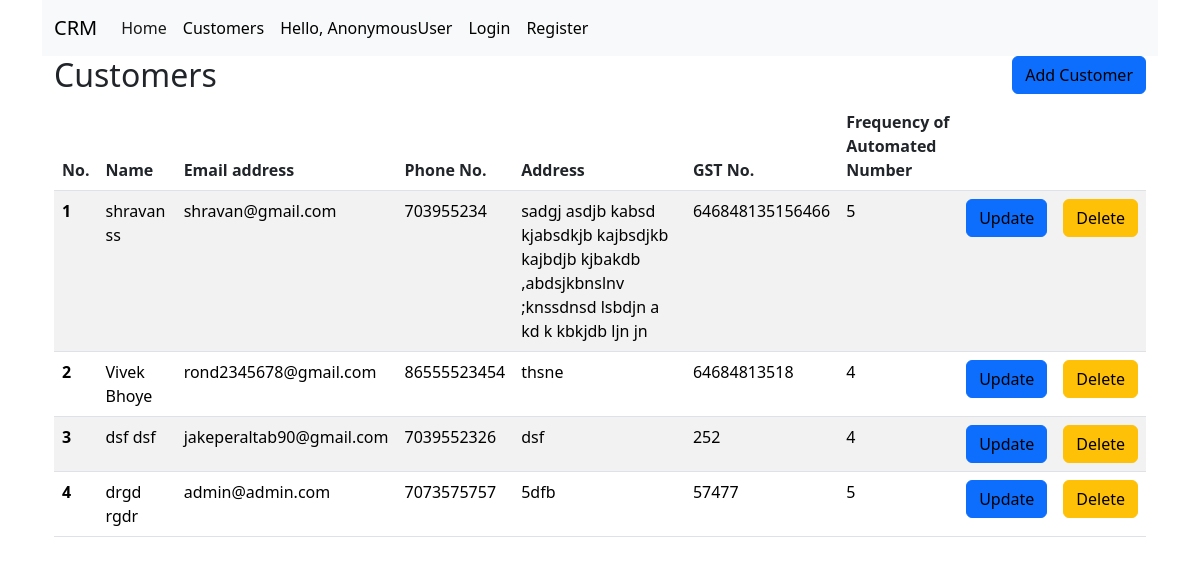
The page / on the database its author committed.
### crm/models.py (models this page shows, shortened)
class Customer(models.Model):
    first_name = models.CharField(max_length=50)
    last_name = models.CharField(max_length=50)
    email = models.EmailField(unique=True)
    phone = models.PositiveBigIntegerField()
    address = models.TextField()
    gst_no = models.CharField(max_length=15)
    frequency_of_automated_reminder = models.IntegerField()
    @property
    def full_name(self):
        return f'{self.first_name} {self.last_name}'

### crm/views.py (the view)
# urls.py: path('',CustomerListView.as_view(),name='home'),
class CustomerListView(ListView):
    model = Customer
    template_name = "crm/customer_info.html"
    context_object_name = "customers"

### crm/templates/crm/customer_info.html (shortened to what this page needs)
{% extends "crm/base.html" %}
{% block content %}
<div class="container">
  <div class="row">
    <div class="col">
      <h2>Customers</h2>
    </div>
    <div class="col">
      <h2><a href="{% url 'customer-create' %}" type="button" class="btn btn-primary" style="float: right ;">Add Customer</a></h2>
    </div>
  </div>
  <table class="table table-striped table-hover">
    <thead>
      <tr>
        <th>No.</th>
        <th>Name</th>
        <th>Email address</th>
        <th>Phone No.</th>
        <th>Address</th>
        <th>GST No.</th>
        <th>Frequency of Automated Number</th>
        <th></th>
        <th></th>
      </tr>
    </thead>
    <tbody>
      {% for customer in customers %}
      <tr>
        <th scope="row"> <a href="{% url 'customer-communication' customer.pk %}">{{ forloop.counter }} </a></th>
        <td> <a href="{% url 'customer-communication' customer.pk %}">{{ customer.full_name }} </a></td>
        <td> <a href="{% url 'customer-communication' customer.pk %}">{{ customer.email }} </a></td>
        <td> <a href="{% url 'customer-communication' customer.pk %}">{{ customer.phone }} </a></td>
        <td> <a href="{% url 'customer-communication' customer.pk %}">{{ customer.address }} </a></td>
        <td> <a href="{% url 'customer-communication' customer.pk %}">{{ customer.gst_no }} </a></td>
        <td> <a href="{% url 'customer-communication' customer.pk %}">{{ customer.frequency_of_automated_reminder }} </a></td>
        <td> <a href="{% url 'customer-update' customer.pk %}" type="button" class="btn btn-primary">Update</a> </td>
        <td> <a href="{% url 'customer-delete' customer.pk %}" type="button" class="btn btn-warning">Delete</a> </td>
      </tr>
      {% endfor %}
    </tbody>
  </table>
</div>
{% endblock content %}

### crm/templates/crm/customer_info.html (style rules this page uses)
a:link { color: black; text-decoration: none; }

### rows shown on the page
Customer: full_name "shravan ss", email "shravan@gmail.com", phone "703955234", address "sadgj asdjb kabsd kjabsdkjb kajbsdjkb kajbdjb kjbakdb ,abdsjkbnslnv ;knssdnsd lsbdjn a kd k kbkjdb ljn jn", gst_no "646848135156466", frequency_of_automated_reminder "5"
Customer: full_name "Vivek Bhoye", email "rond2345678@gmail.com", phone "86555523454", address "thsne", gst_no "64684813518", frequency_of_automated_reminder "4"
Customer: full_name "dsf dsf", email "jakeperaltab90@gmail.com", phone "7039552326", address "dsf", gst_no "252", frequency_of_automated_reminder "4"
Customer: full_name "drgd rgdr", email "admin@admin.com", phone "7073575757", address "5dfb", gst_no "57477", frequency_of_automated_reminder "5"

### other values the page prints
{{ request.user }} "AnonymousUser"
